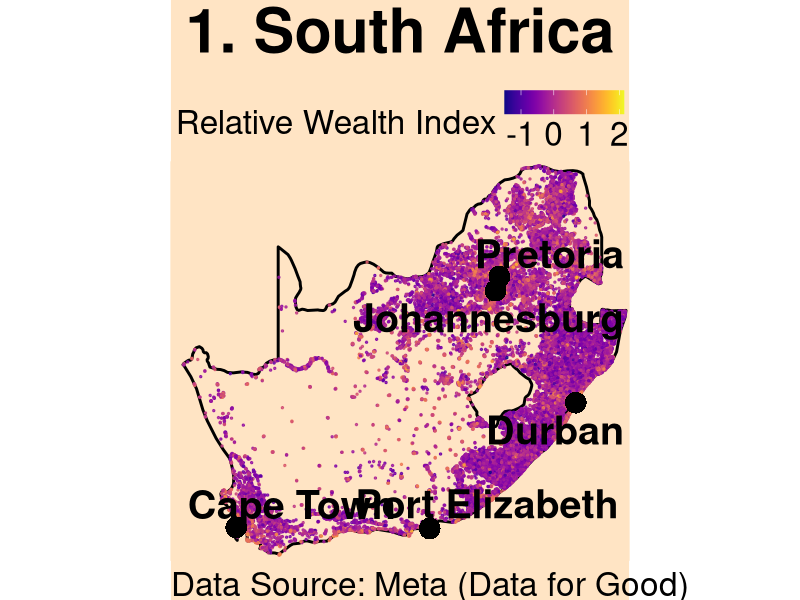
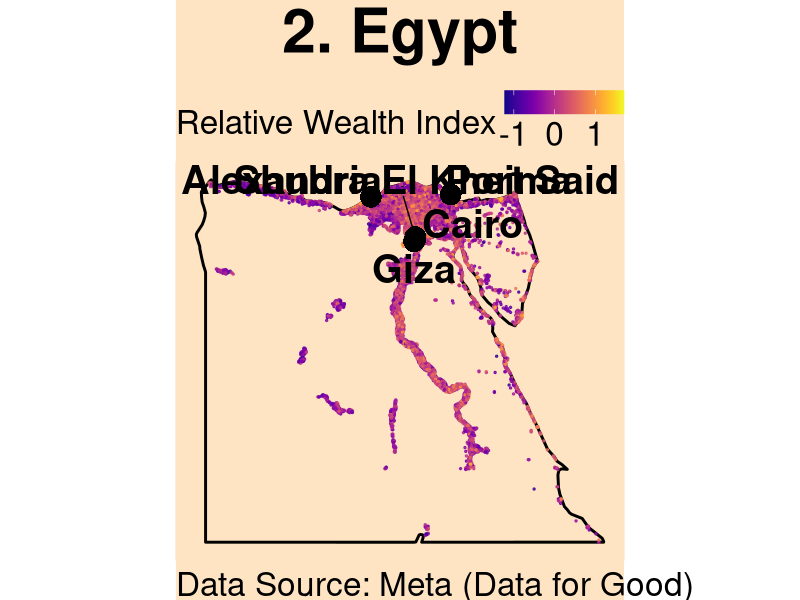
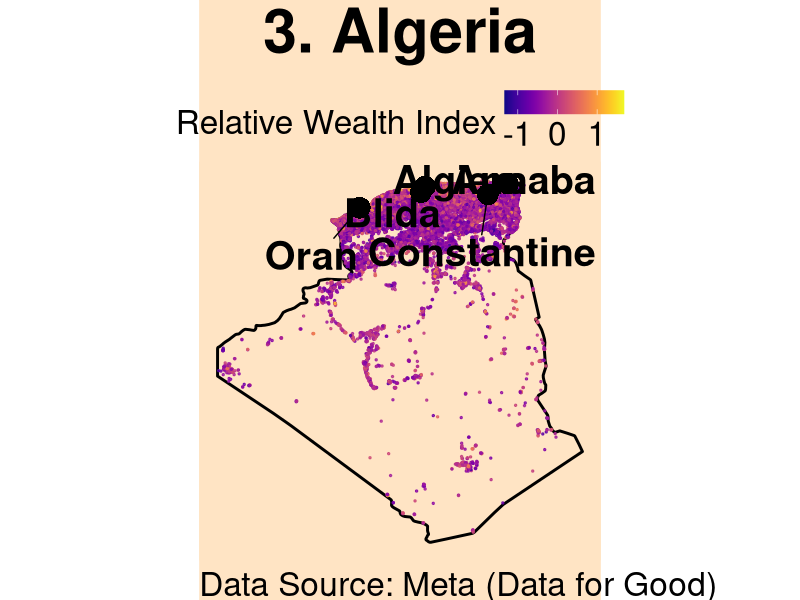
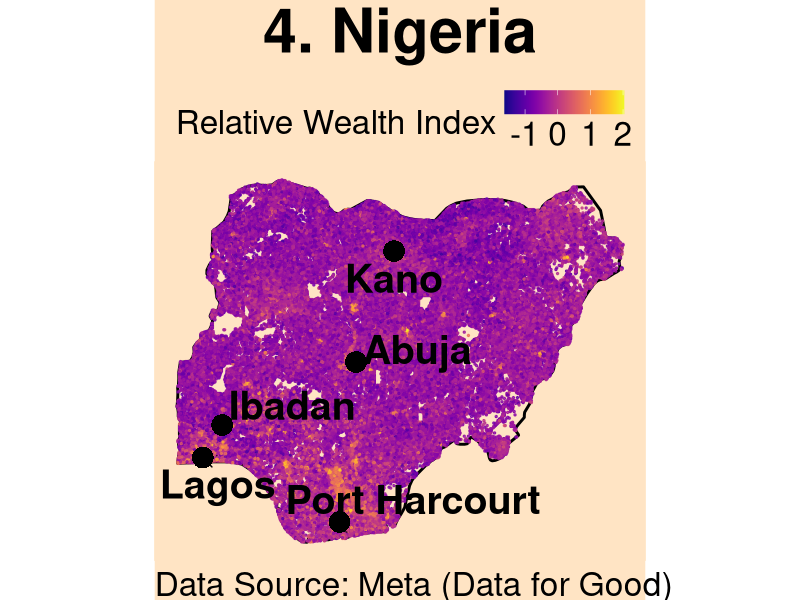
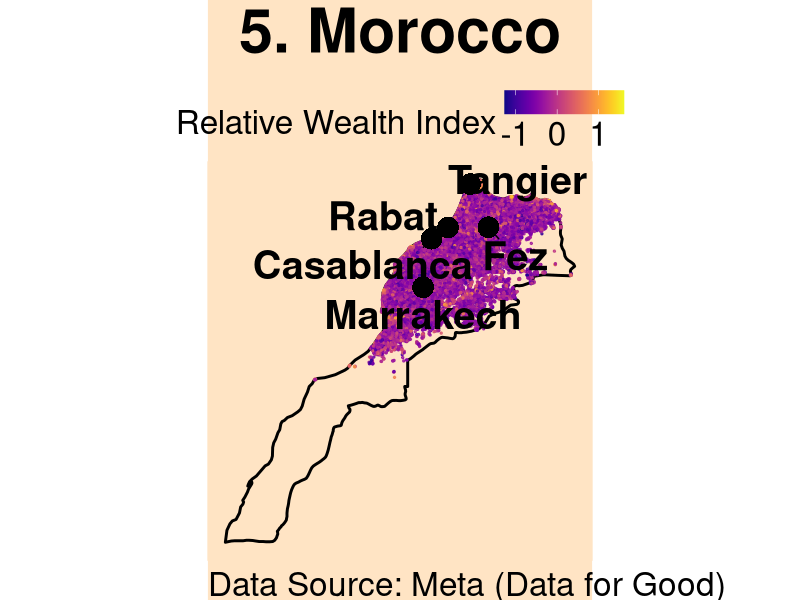
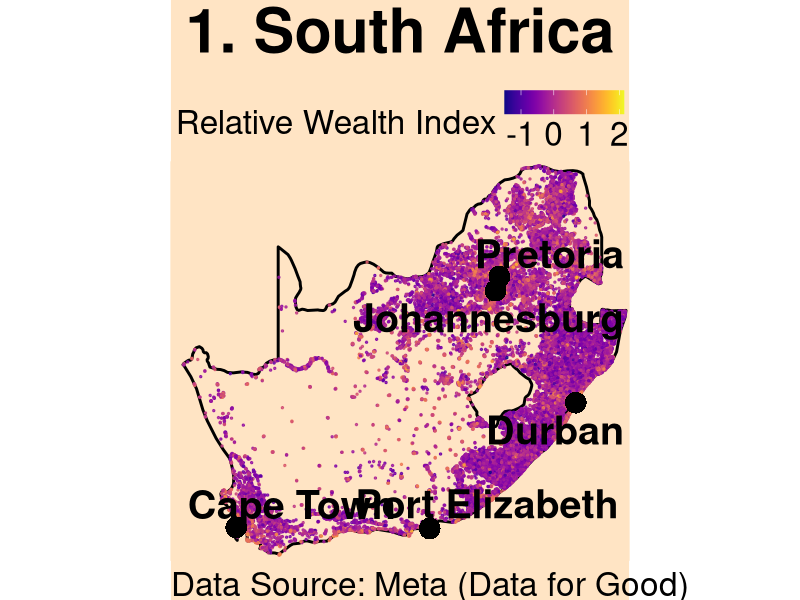
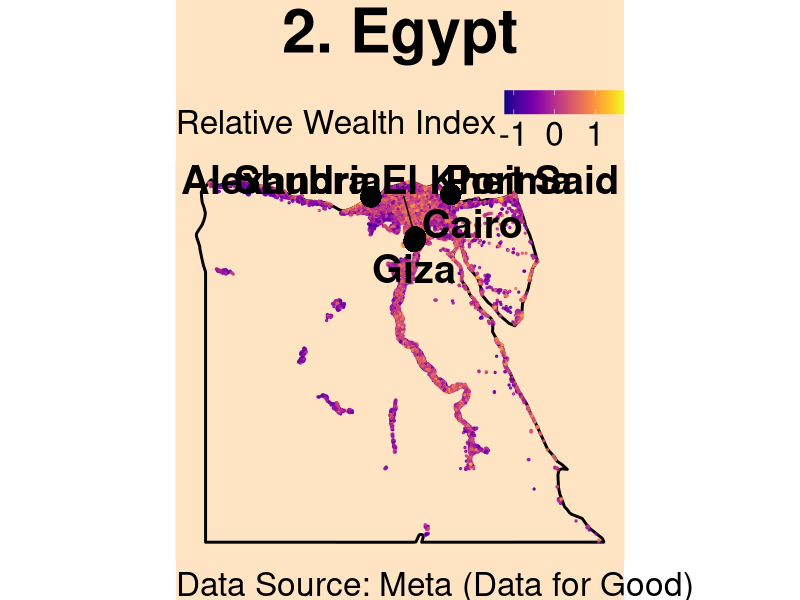
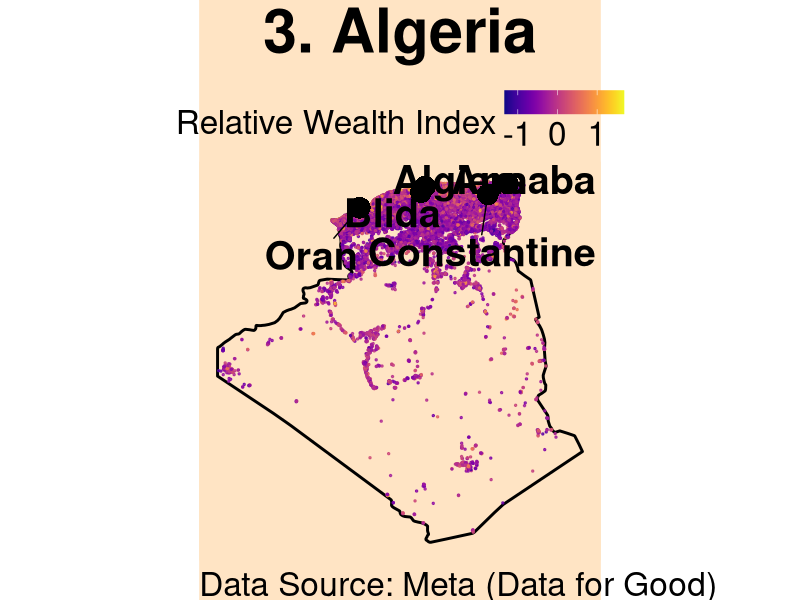

Generate these figures, in order, with R:
# Relative Wealth Index - Top 5 Economies in Africa
# using the Meta DataforGood dataset

# Built with R 4.4.0

# Install necessary packages
# install.packages(c("ggplot2", "sf", "viridis", "rnaturalearth", "rnaturalearthdata"))

# Load the libraries
library(tidyverse)

library(ggplot2)
library(sf)
library(ggrepel)
library(viridis)
library(rnaturalearth)
library(rnaturalearthdata)

# 1. South Africa

# Read the CSV file
zaf_data <- read_csv(
  "sub_pro_2_rel_wealth_index_meta/datasets/zaf_relative_wealth_index.csv"
)

# Convert the data to an sf object
zaf_data_sf <- st_as_sf(
  zaf_data,
  coords = c("longitude", "latitude"),
  crs = 4326
)

# South Africa country borders
south_africa <- ne_countries(
  scale = "medium",
  country = "South Africa",
  returnclass = "sf"
)

# Create a data frame with major South African towns
major_towns_south_africa <- data.frame(
  name = c("Johannesburg", "Cape Town", "Durban", "Pretoria", "Port Elizabeth"),
  longitude = c(28.0473, 18.4241, 31.0218, 28.1881, 25.6022),
  latitude = c(-26.2041, -33.9249, -29.8587, -25.7461, -33.9608)
)

# Map of South Africa

ggplot() +
  geom_sf(data = south_africa, fill = NA, color = "black", linewidth = 1) + # Add South Africa borders
  geom_point(
    data = zaf_data,
    aes(x = longitude, y = latitude, color = rwi),
    size = 0.5,
    alpha = 0.8
  ) +
  geom_text_repel(
    data = major_towns_south_africa,
    aes(x = longitude, y = latitude, label = name),
    color = "black",
    fontface = "bold",
    check_overlap = TRUE,
    size = 10,
    vjust = 1.5
  ) +
  geom_point(
    data = major_towns_south_africa,
    aes(x = longitude, y = latitude),
    color = "black",
    size = 7,
    shape = 16
  ) +
  scale_color_viridis(option = "plasma") +
  theme_void() +
  labs(
    title = "1. South Africa",
    subtitle = "",
    caption = "Data Source: Meta (Data for Good)",
    color = "Relative Wealth Index"
  ) +
  coord_sf(xlim = c(16, 33), ylim = c(-35, -22), expand = FALSE) + # Bounding Box
  theme(
    plot.title = element_text(
      family = "Helvetica",
      face = "bold",
      size = 44,
      hjust = 0.5
    ),
    #plot.subtitle = element_text(family="Helvetica", size = 24, hjust = 0.5),
    plot.title.position = 'plot',
    plot.caption = element_text(
      family = "Helvetica",
      size = 24,
      hjust = 0,
      vjust = 0.5
    ),
    plot.caption.position = 'plot',
    plot.background = element_rect(fill = "bisque1", colour = "bisque1"),
    panel.background = element_rect(fill = "bisque1", colour = "bisque1"),
    legend.title = element_text(family = "Helvetica", size = 24),
    legend.text = element_text(size = 24),
    legend.position = "top"
  )

ggsave(
  "sub_pro_2_rel_wealth_index_meta/images/south_africa.png",
  width = 12,
  height = 12,
  dpi = 72
)

# 2. Egypt

# Read the CSV file
egy_data <- read_csv(
  "sub_pro_2_rel_wealth_index_meta/datasets/egy_relative_wealth_index.csv"
)

# Convert the data to an sf object
egy_data_sf <- st_as_sf(
  egy_data,
  coords = c("longitude", "latitude"),
  crs = 4326
)

# Egypt country borders
egypt <- ne_countries(scale = "medium", country = "Egypt", returnclass = "sf")

# Create a data frame with major Egyptian towns
major_towns_egypt <- data.frame(
  name = c("Cairo", "Alexandria", "Giza", "Shubra El Kheima", "Port Said"),
  longitude = c(31.2357, 29.9187, 31.2089, 31.2445, 32.3019),
  latitude = c(30.0444, 31.2001, 30.0131, 30.1279, 31.2652)
)

# Map of Egypt

ggplot() +
  geom_sf(data = egypt, fill = NA, color = "black", linewidth = 1) + # Add Egypt borders
  geom_point(
    data = egy_data,
    aes(x = longitude, y = latitude, color = rwi),
    size = 0.5,
    alpha = 0.8
  ) +
  geom_text_repel(
    data = major_towns_egypt,
    aes(x = longitude, y = latitude, label = name),
    color = "black",
    fontface = "bold",
    check_overlap = TRUE,
    size = 10,
    vjust = 1.5
  ) +
  geom_point(
    data = major_towns_egypt,
    aes(x = longitude, y = latitude),
    color = "black",
    size = 7,
    shape = 16
  ) +
  scale_color_viridis(option = "plasma") +
  theme_void() +
  labs(
    title = "2. Egypt",
    subtitle = "",
    caption = "Data Source: Meta (Data for Good)",
    color = "Relative Wealth Index"
  ) +
  theme(
    plot.title = element_text(
      family = "Helvetica",
      face = "bold",
      size = 44,
      hjust = 0.5
    ),
    #plot.subtitle = element_text(family="Helvetica", size = 24, hjust = 0.5),
    plot.title.position = 'plot',
    plot.caption = element_text(
      family = "Helvetica",
      size = 24,
      hjust = 0,
      vjust = 0.5
    ),
    plot.caption.position = 'plot',
    plot.background = element_rect(fill = "bisque1", colour = "bisque1"),
    panel.background = element_rect(fill = "bisque1", colour = "bisque1"),
    legend.title = element_text(family = "Helvetica", size = 24),
    legend.text = element_text(size = 24),
    legend.position = "top"
  )

ggsave(
  "sub_pro_2_rel_wealth_index_meta/images/egypt.png",
  width = 12,
  height = 12,
  dpi = 72
)

# 3. Algeria

# Read the CSV file
alg_data <- read_csv(
  "sub_pro_2_rel_wealth_index_meta/datasets/alg_relative_wealth_index.csv"
)

# Convert the data to an sf object
alg_data_sf <- st_as_sf(
  alg_data,
  coords = c("longitude", "latitude"),
  crs = 4326
)

# Algeria country borders
algeria <- ne_countries(
  scale = "medium",
  country = "Algeria",
  returnclass = "sf"
)

# Create a data frame with major Algerian towns
major_towns_algeria <- data.frame(
  name = c("Algiers", "Oran", "Constantine", "Annaba", "Blida"),
  longitude = c(3.0588, -0.6349, 6.6147, 7.7453, 2.8275),
  latitude = c(36.7538, 35.6969, 36.3650, 36.9009, 36.4722)
)

# Map of Algeria

ggplot() +
  geom_sf(data = algeria, fill = NA, color = "black", linewidth = 1) + # Add Algeria borders
  geom_point(
    data = alg_data,
    aes(x = longitude, y = latitude, color = rwi),
    size = 0.5,
    alpha = 0.8
  ) +
  geom_text_repel(
    data = major_towns_algeria,
    aes(x = longitude, y = latitude, label = name),
    color = "black",
    fontface = "bold",
    check_overlap = TRUE,
    size = 10,
    vjust = 1.5
  ) +
  geom_point(
    data = major_towns_algeria,
    aes(x = longitude, y = latitude),
    color = "black",
    size = 7,
    shape = 16
  ) +
  scale_color_viridis(option = "plasma") +
  theme_void() +
  labs(
    title = "3. Algeria",
    subtitle = "",
    caption = "Data Source: Meta (Data for Good)",
    color = "Relative Wealth Index"
  ) +
  theme(
    plot.title = element_text(
      family = "Helvetica",
      face = "bold",
      size = 44,
      hjust = 0.5
    ),
    #plot.subtitle = element_text(family="Helvetica", size = 24, hjust = 0.5),
    plot.title.position = 'plot',
    plot.caption = element_text(
      family = "Helvetica",
      size = 24,
      hjust = 0,
      vjust = 0.5
    ),
    plot.caption.position = 'plot',
    plot.background = element_rect(fill = "bisque1", colour = "bisque1"),
    panel.background = element_rect(fill = "bisque1", colour = "bisque1"),
    legend.title = element_text(family = "Helvetica", size = 24),
    legend.text = element_text(size = 24),
    legend.position = "top"
  )

ggsave(
  "sub_pro_2_rel_wealth_index_meta/images/algeria.png",
  width = 12,
  height = 12,
  dpi = 72
)

# 4. Nigeria

# Read the CSV file
nga_data <- read_csv(
  "sub_pro_2_rel_wealth_index_meta/datasets/nga_relative_wealth_index.csv"
)

# Convert the data to an sf object
nga_data_sf <- st_as_sf(
  nga_data,
  coords = c("longitude", "latitude"),
  crs = 4326
)

# Nigeria country borders
nigeria <- ne_countries(
  scale = "medium",
  country = "Nigeria",
  returnclass = "sf"
)

# Create a data frame with major Nigerian towns
major_towns_nigeria <- data.frame(
  name = c("Lagos", "Kano", "Ibadan", "Abuja", "Port Harcourt"),
  longitude = c(3.3792, 8.5167, 3.9000, 7.4951, 7.0498),
  latitude = c(6.5244, 12.0000, 7.3878, 9.0579, 4.8156)
)

# Map of Nigeria

ggplot() +
  geom_sf(data = nigeria, fill = NA, color = "black", linewidth = 1) + # Add Nigeria borders
  geom_point(
    data = nga_data,
    aes(x = longitude, y = latitude, color = rwi),
    size = 0.5,
    alpha = 0.8
  ) +
  geom_text_repel(
    data = major_towns_nigeria,
    aes(x = longitude, y = latitude, label = name),
    color = "black",
    fontface = "bold",
    check_overlap = TRUE,
    size = 10,
    vjust = 1.5
  ) +
  geom_point(
    data = major_towns_nigeria,
    aes(x = longitude, y = latitude),
    color = "black",
    size = 7,
    shape = 16
  ) +
  scale_color_viridis(option = "plasma") +
  theme_void() +
  labs(
    title = "4. Nigeria",
    subtitle = "",
    caption = "Data Source: Meta (Data for Good)",
    color = "Relative Wealth Index"
  ) +
  theme(
    plot.title = element_text(
      family = "Helvetica",
      face = "bold",
      size = 44,
      hjust = 0.5
    ),
    #plot.subtitle = element_text(family="Helvetica", size = 24, hjust = 0.5),
    plot.title.position = 'plot',
    plot.caption = element_text(
      family = "Helvetica",
      size = 24,
      hjust = 0,
      vjust = 0.5
    ),
    plot.caption.position = 'plot',
    plot.background = element_rect(fill = "bisque1", colour = "bisque1"),
    panel.background = element_rect(fill = "bisque1", colour = "bisque1"),
    legend.title = element_text(family = "Helvetica", size = 24),
    legend.text = element_text(size = 24),
    legend.position = "top"
  )

ggsave(
  "sub_pro_2_rel_wealth_index_meta/images/nigeria.png",
  width = 12,
  height = 12,
  dpi = 72
)

# 5. Morocco

# Read the CSV file
mor_data <- read_csv(
  "sub_pro_2_rel_wealth_index_meta/datasets/mor_relative_wealth_index.csv"
) %>%
  select(-quadkey)

# Convert the data to an sf object
mor_data_sf <- st_as_sf(
  mor_data,
  coords = c("longitude", "latitude"),
  crs = 4326
)

# Morocco country borders
morocco <- ne_countries(
  scale = "medium",
  country = "Morocco",
  returnclass = "sf"
)

# Create a data frame with major Moroccan towns
major_towns_morocco <- data.frame(
  name = c("Casablanca", "Marrakech", "Fez", "Rabat", "Tangier"),
  longitude = c(-7.5898, -7.9811, -5.0003, -6.8416, -5.8339),
  latitude = c(33.5731, 31.6295, 34.0331, 34.0209, 35.7595)
)

# Map of Moroccan towns

ggplot() +
  geom_sf(data = morocco, fill = NA, color = "black", linewidth = 1) + # Add Morocco borders
  geom_point(
    data = mor_data,
    aes(x = longitude, y = latitude, color = rwi),
    size = 0.5,
    alpha = 0.8
  ) +
  geom_text_repel(
    data = major_towns_morocco,
    aes(x = longitude, y = latitude, label = name),
    color = "black",
    fontface = "bold",
    check_overlap = TRUE,
    size = 10,
    vjust = 1.5
  ) +
  geom_point(
    data = major_towns_morocco,
    aes(x = longitude, y = latitude),
    color = "black",
    size = 7,
    shape = 16
  ) +
  scale_color_viridis(option = "plasma", breaks = c(-1, 0, 1)) +
  theme_void() +
  labs(
    title = "5. Morocco",
    subtitle = "",
    caption = "Data Source: Meta (Data for Good)",
    color = "Relative Wealth Index"
  ) +
  theme(
    plot.title = element_text(
      family = "Helvetica",
      face = "bold",
      size = 44,
      hjust = 0.5
    ),
    #plot.subtitle = element_text(family="Helvetica", size = 24, hjust = 0.5),
    plot.title.position = 'plot',
    plot.caption = element_text(
      family = "Helvetica",
      size = 24,
      hjust = 0,
      vjust = 0.5
    ),
    plot.caption.position = 'plot',
    plot.background = element_rect(fill = "bisque1", colour = "bisque1"),
    panel.background = element_rect(fill = "bisque1", colour = "bisque1"),
    legend.title = element_text(family = "Helvetica", size = 24),
    legend.text = element_text(size = 24),
    legend.position = "top"
  )

ggsave(
  "sub_pro_2_rel_wealth_index_meta/images/morocco.png",
  width = 12,
  height = 12,
  dpi = 72
)
